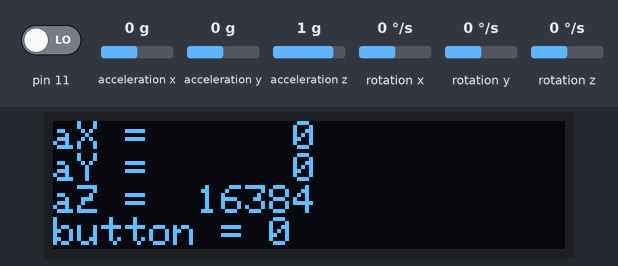
The sketch below on a simulated Arduino Uno, built with avr-gcc and run on an emulated ATmega328P. Parts: 128×32 one-colour display. Wiring (inferred from the names in the program): MPU-6050 motion sensor at I2C address 0x68. The inputs (shaded band) are chosen by the test bench; at power-on: acceleration x 0 g, pin 11 LOW, acceleration y 0 g, acceleration z 1 g, rotation x 0 °/s, rotation y 0 °/s, rotation z 0 °/s. The display library's start-up logo is not drawn.

Above: at 3.3 s.
3.4 s: acceleration x set to -1.4 g
At 4.7 s:
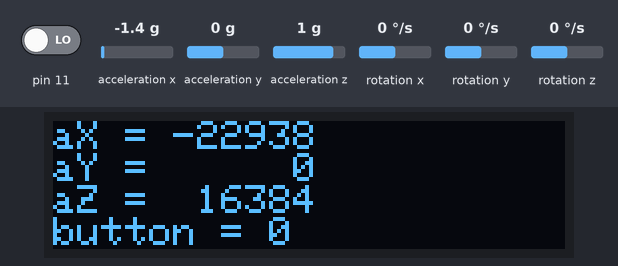
5.0 s: pin 11 driven HIGH
At 6.3 s:
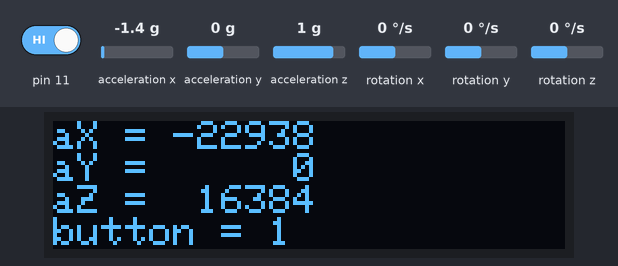
6.6 s: acceleration y set to -1.4 g
At 7.6 s:
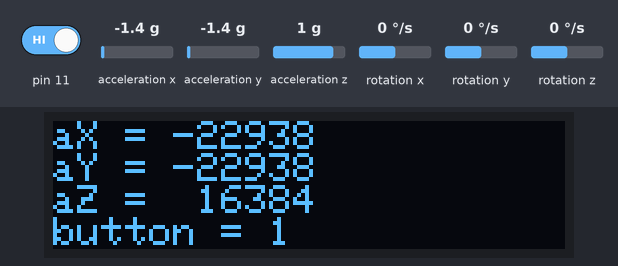
8.2 s: acceleration z set to -1.4 g
At 9.0 s:
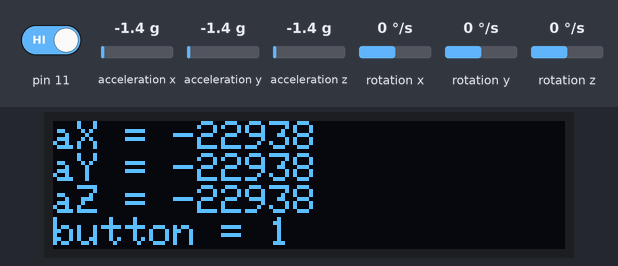
9.7 s: pin 11 driven LOW
At 10.4 s:
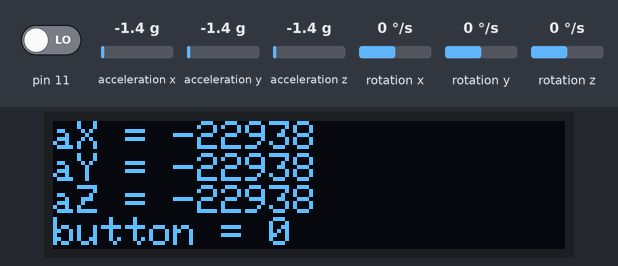
11.3 s: acceleration x set to -0.8 g
At 11.9 s:
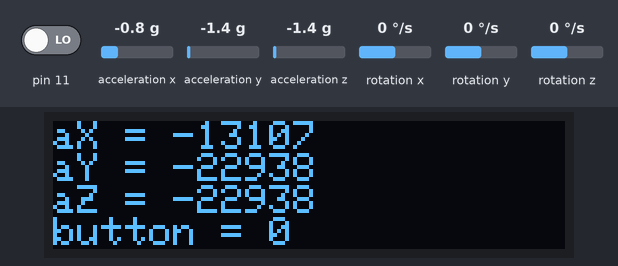
Timing chart, 0 to 13.9 s (numbered marks = the images above; inputs shaded):
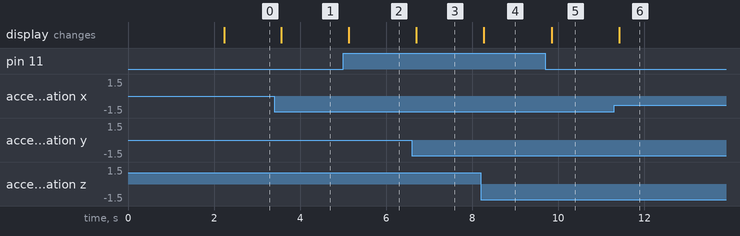

Measured:
- after the input at 3.4 s, the display: changes after 0.16 s (image 1)
- after the input at 5.0 s, the display: changes after 0.13 s (image 2)
- after the input at 6.6 s, the display: changes after 0.10 s (image 3)
- after the input at 8.2 s, the display: changes after 0.07 s (image 4)
- after the input at 9.7 s, the display: changes after 0.15 s (image 5)
- after the input at 11.3 s, the display: changes after 0.12 s (image 6)

The sketch:

EE445L_FINAL.ino
```cpp
/*

#include <SoftwareSerial.h>
SoftwareSerial mySerial(3, 5); // RX, TX
char c = 0;
void setup() {
Serial.begin(9600);
mySerial.begin(9600);
}
void loop(){
while (mySerial.available()) {
Serial.write(mySerial.read());
}

while (Serial.available()) {
mySerial.write(Serial.read());}

}


*/
/*
VCC -> 3.3 V / 5 V (better)
GND -> GND
SCL -> A5
SDA -> A4
XDA ->
XCL ->
ADO ->
INT ->
*/

#include <SoftwareSerial.h>
#include <Wire.h>

#include <Adafruit_GFX.h>
#include <Adafruit_SSD1306.h>

#define SCREEN_WIDTH 128 // OLED display width, in pixels
#define SCREEN_HEIGHT 32 // OLED display height, in pixels

// Declaration for an SSD1306 display connected to I2C (SDA, SCL pins)
#define OLED_RESET     4 // Reset pin # (or -1 if sharing Arduino reset pin)
Adafruit_SSD1306 display(SCREEN_WIDTH, SCREEN_HEIGHT, &Wire, OLED_RESET);

const int MPU_ADDR = 0x68; // I2C address of the MPU-6050. If AD0 pin is set to HIGH, the I2C address will be 0x69.

int16_t accelerometer_x, accelerometer_y, accelerometer_z; // variables for accelerometer raw data
int16_t gyro_x, gyro_y, gyro_z; // variables for gyro raw data
int16_t temperature; // variables for temperature data

char tmp_str[7]; // temporary variable used in convert function

char* convert_int16_to_str(int16_t i) { // converts int16 to string. Moreover, resulting strings will have the same length in the debug monitor.
  sprintf(tmp_str, "%6d", i);
  return tmp_str;
}

SoftwareSerial mySerial(2, 4); // RX, TX
void setup() {
 Serial.begin(9600);
 mySerial.begin(115200);
 Wire.beginTransmission(MPU_ADDR); // Begins a transmission to the I2C slave (GY-521 board)
  if(!display.begin(SSD1306_SWITCHCAPVCC, 0x3C)) { // Address 0x3C for 128x32
    Serial.println(F("SSD1306 allocation failed"));
    for(;;); // Don't proceed, loop forever
  }
   display.display();
  delay(1000); // Pause for 2 seconds
  Wire.beginTransmission(MPU_ADDR); // Begins a transmission to the I2C slave (GY-521 board)
  Wire.write(0x6B); // PWR_MGMT_1 register
  Wire.write(0); // set to zero (wakes up the MPU-6050)
  Wire.endTransmission(true);
  pinMode(11, INPUT);
  delay(10);
  // Clear the buffer
  display.clearDisplay();
  display.setTextSize(1);
  display.setTextColor(WHITE);
    display.display();
      delay(100);
//mySerial.write("AT+CONNL");// connect to ble module on car
delay(1000);
}

int button = 0;
void loop() {

//  while (mySerial.available()) {
//Serial.write(mySerial.read());
//}
//
//while (Serial.available()) {
//mySerial.write(Serial.read());}


  Wire.beginTransmission(MPU_ADDR);
  Wire.write(0x3B); // starting with register 0x3B (ACCEL_XOUT_H) [MPU-6000 and MPU-6050 Register Map and Descriptions Revision 4.2, p.40]
  Wire.endTransmission(false); // the parameter indicates that the Arduino will send a restart. As a result, the connection is kept active.
  Wire.requestFrom(MPU_ADDR, 7*2, true); // request a total of 7*2=14 registers

  // "Wire.read()<<8 | Wire.read();" means two registers are read and stored in the same variable
  accelerometer_x = Wire.read()<<8 | Wire.read(); // reading registers: 0x3B (ACCEL_XOUT_H) and 0x3C (ACCEL_XOUT_L)
  accelerometer_y = Wire.read()<<8 | Wire.read(); // reading registers: 0x3D (ACCEL_YOUT_H) and 0x3E (ACCEL_YOUT_L)
  accelerometer_z = Wire.read()<<8 | Wire.read(); // reading registers: 0x3F (ACCEL_ZOUT_H) and 0x40 (ACCEL_ZOUT_L)
  temperature = Wire.read()<<8 | Wire.read(); // reading registers: 0x41 (TEMP_OUT_H) and 0x42 (TEMP_OUT_L)
  gyro_x = Wire.read()<<8 | Wire.read(); // reading registers: 0x43 (GYRO_XOUT_H) and 0x44 (GYRO_XOUT_L)
  gyro_y = Wire.read()<<8 | Wire.read(); // reading registers: 0x45 (GYRO_YOUT_H) and 0x46 (GYRO_YOUT_L)
  gyro_z = Wire.read()<<8 | Wire.read(); // reading registers: 0x47 (GYRO_ZOUT_H) and 0x48 (GYRO_ZOUT_L)


  display.clearDisplay();

display.setCursor(0,0);

  // print out data
  display.print("aX = "); display.println(convert_int16_to_str(accelerometer_x));
  display.print("aY = "); display.println(convert_int16_to_str(accelerometer_y));
  display.print("aZ = "); display.println(convert_int16_to_str(accelerometer_z));
  button =  digitalRead(11);
  if(button){
    mySerial.write("O");
    delay(50);
  }
  else { mySerial.write("C"); delay(50); }
  display.print("button = "); display.println(button);
  // the following equation was taken from the documentation [MPU-6000/MPU-6050 Register Map and Description, p.30]
display.display();
mySerial.write(convert_int16_to_str(accelerometer_x));
mySerial.write(";");
mySerial.write(convert_int16_to_str(accelerometer_y));
mySerial.write(";");
mySerial.write(convert_int16_to_str(accelerometer_z));
mySerial.write(";");
mySerial.write("\n");
  // delay
  delay(50);
}
```
